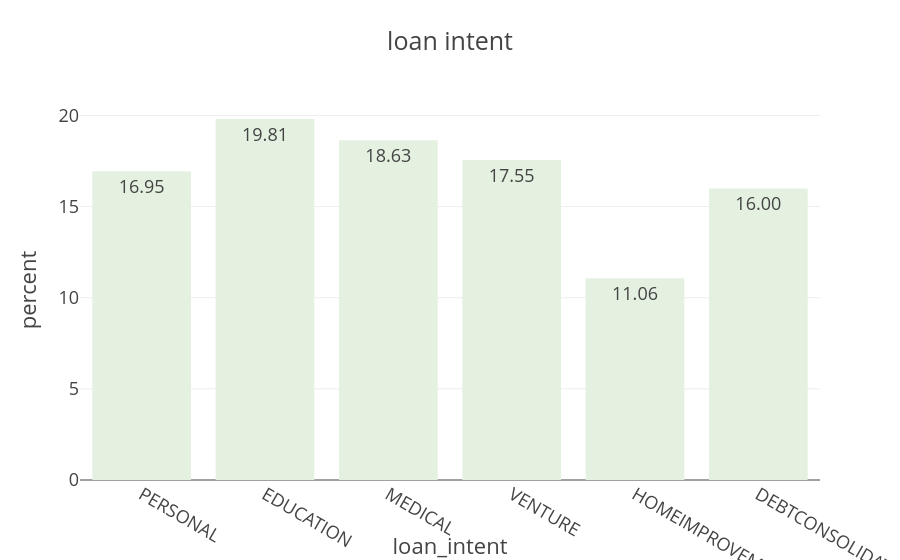

Notebook code cell kept with this figure:
### Code cell
fig=px.histogram(data, x = 'loan_intent',histnorm = 'percent', text_auto = '.2f',template = 'presentation', title = 'loan intent',color_discrete_sequence=px.colors.sequential.Mint)
fig.update_layout()
fig.show()

### Figure 1 — Plotly figure (JSON) as saved in the notebook; plotly's stock layout.template omitted (floating-point values rounded to 4 significant figures; data arrays with more than 128 entries replaced by an {"elided": "..."} marker saying what was removed)
{"data": [{"alignmentgroup": "True", "bingroup": "x", "histnorm": "percent", "hovertemplate": "loan_intent=%{x}<br>percent=%{y}<extra></extra>", "legendgroup": "", "marker": {"color": "rgb(228, 241, 225)", "pattern": {"shape": ""}}, "name": "", "offsetgroup": "", "orientation": "v", "showlegend": false, "texttemplate": "%{value:.2f}", "type": "histogram", "x": {"elided": "32581 str values"}, "xaxis": "x", "yaxis": "y"}], "layout": {"barmode": "relative", "legend": {"tracegroupgap": 0}, "title": {"text": "loan intent"}, "xaxis": {"anchor": "y", "domain": [0, 1], "title": {"text": "loan_intent"}}, "yaxis": {"anchor": "x", "domain": [0, 1], "title": {"text": "percent"}}}}
